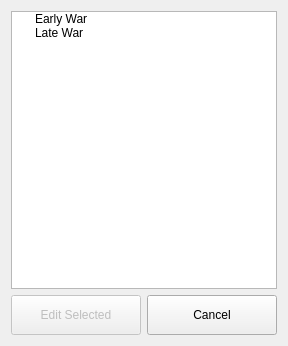
<?xml version="1.0" encoding="UTF-8"?>
<ui version="4.0">
 <class>PlaneEditorSelector</class>
 <widget class="QDialog" name="PlaneEditorSelector">
  <property name="geometry">
   <rect>
    <x>0</x>
    <y>0</y>
    <width>288</width>
    <height>346</height>
   </rect>
  </property>
  <property name="windowTitle">
   <string>Edit a plane</string>
  </property>
  <layout class="QGridLayout" name="gridLayout">
   <item row="1" column="0">
    <widget class="QPushButton" name="edit_selected_btn">
     <property name="enabled">
      <bool>false</bool>
     </property>
     <property name="minimumSize">
      <size>
       <width>0</width>
       <height>40</height>
      </size>
     </property>
     <property name="text">
      <string>Edit Selected</string>
     </property>
     <property name="icon">
      <iconset theme="QIcon::ThemeIcon::MailMessageNew"/>
     </property>
    </widget>
   </item>
   <item row="1" column="1">
    <widget class="QPushButton" name="cancel_btn">
     <property name="minimumSize">
      <size>
       <width>0</width>
       <height>40</height>
      </size>
     </property>
     <property name="text">
      <string>Cancel</string>
     </property>
     <property name="icon">
      <iconset theme="QIcon::ThemeIcon::ApplicationExit"/>
     </property>
    </widget>
   </item>
   <item row="0" column="0" colspan="2">
    <widget class="QTreeWidget" name="treeWidget">
     <property name="editTriggers">
      <set>QAbstractItemView::EditTrigger::NoEditTriggers</set>
     </property>
     <property name="showDropIndicator" stdset="0">
      <bool>false</bool>
     </property>
     <property name="selectionBehavior">
      <enum>QAbstractItemView::SelectionBehavior::SelectRows</enum>
     </property>
     <attribute name="headerVisible">
      <bool>false</bool>
     </attribute>
     <column>
      <property name="text">
       <string>1</string>
      </property>
     </column>
     <item>
      <property name="text">
       <string>Early War</string>
      </property>
     </item>
     <item>
      <property name="text">
       <string>Late War</string>
      </property>
     </item>
    </widget>
   </item>
  </layout>
 </widget>
 <resources/>
 <connections>
  <connection>
   <sender>edit_selected_btn</sender>
   <signal>clicked()</signal>
   <receiver>PlaneEditorSelector</receiver>
   <slot>accept()</slot>
   <hints>
    <hint type="sourcelabel">
     <x>58</x>
     <y>366</y>
    </hint>
    <hint type="destinationlabel">
     <x>94</x>
     <y>333</y>
    </hint>
   </hints>
  </connection>
  <connection>
   <sender>cancel_btn</sender>
   <signal>clicked()</signal>
   <receiver>PlaneEditorSelector</receiver>
   <slot>reject()</slot>
   <hints>
    <hint type="sourcelabel">
     <x>252</x>
     <y>370</y>
    </hint>
    <hint type="destinationlabel">
     <x>225</x>
     <y>318</y>
    </hint>
   </hints>
  </connection>
 </connections>
</ui>
